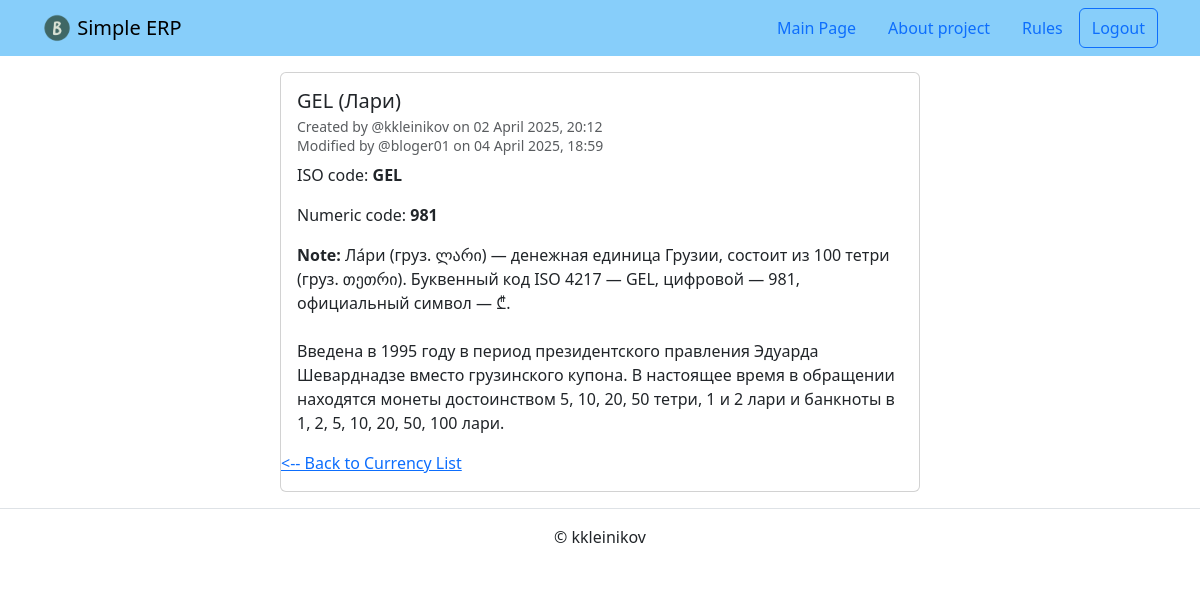
/currency/detail/GEL/ (signed in), run on the app's committed database.
### common/models.py (models this page shows, shortened)
class Currency(AuditTrailModel, NoteModel):
    code = models.CharField(
        primary_key=True,
        max_length=3,
        unique=True,
        null=False,
        verbose_name='Currency Code',
    )
    name = models.CharField(
        max_length=30,
        verbose_name='Short Description',
    )
    iso_code = models.CharField(
        max_length=3,
        unique=True,
        verbose_name='ISO',
    )
    numeric_code = models.PositiveSmallIntegerField(
        default=0,
    )
    class Meta:
        ordering = ['code']
        verbose_name = 'Currency'
        verbose_name_plural = 'Currencies'

### common/views.py (the view)
class CurrencyDetailView(LoginRequiredMixin, CurrencyMixin, DetailView):
    model = Currency

### templates/common/currency_detail.html (shortened to what this page needs)
{% extends "base.html" %}
{% block content %}
  <div class="col d-flex justify-content-center">
    <div class="card" style="width: 40rem;">
      <div class="card-body">
        <h5 class="card-title">{{ currency.code }} ({{ currency.name }})</h5>
        <h6 class="card-subtitle mb-2 text-muted">
          <small>
            Created by @{{ currency.created_by }} on {{ currency.created_at|date:"d E Y, H:i" }}<br>
            {% if currency.modified_by %}
              Modified by @{{ currency.modified_by }} on {{ currency.modified_at|date:"d E Y, H:i" }}
            {% else %}
             <p> </p>
            {% endif %}
          </small>
        </h6>
        <p>
          ISO code: <b>{{ currency.iso_code }}</b>
        </p>
        <p>
          Numeric code: <b>{{ currency.numeric_code }}</b>
        </p>
        <p class="card-text"><b>Note:</b> {{ currency.note|linebreaksbr }}</p>
      </div>
      <p>
        <a href="{% url 'common:currency_list' %}" class="card-link"><-- Back to Currency List</a>
      </p>
    </div>
  </div>
{% endblock %}

### data on the page
Currency: code "GEL", name "Лари", created_by "kkleinikov", created_at "02 April 2025, 20:12", modified_by "bloger01", modified_at "04 April 2025, 18:59", iso_code "GEL", numeric_code "981", note "Ла́ри (груз. ლარი) — денежная единица Грузии, состоит из 100 тетри (груз. თეთრი). Буквенный код ISO 4217 — GEL, цифровой — 981, официальный символ — ₾. Введена в 1995 году в период президентского правления Эдуарда Шеварднадзе вместо грузинского купона. В настоящее время в обращении находятся монеты достоинством 5, 10, 20, 50 тетри, 1 и 2 лари и банкноты в 1, 2, 5, 10, 20, 50, 100 лари."
